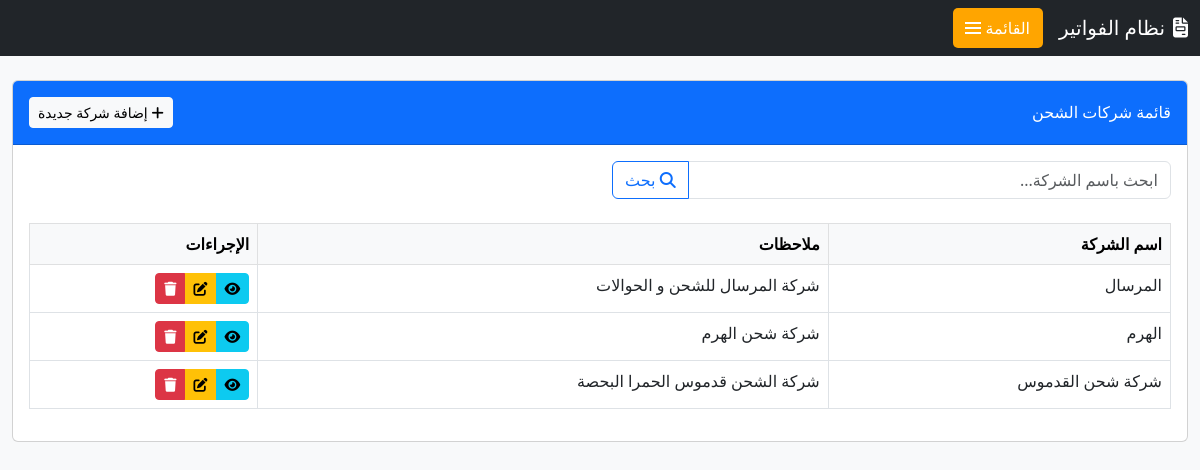
/invoice/shipping/ (signed in), run on the app's committed database.
### invoice/models.py (models this page shows, shortened)
class Shipping_com_m(models.Model):
    shipping_company_name = models.CharField(max_length=255, blank=True , verbose_name=_(" شركة الشحن "))
    notes = models.TextField(blank=True , verbose_name=_(" العملة "))
    uniqueId = models.UUIDField(default=uuid4, editable=False, unique=True, verbose_name=_("الرقم المسلسل"))
    slug = models.SlugField(max_length=225, unique=True, blank=True, null=True)
    date_created = models.DateTimeField(auto_now_add=True)
    last_updated = models.DateTimeField(auto_now=True)
    class Meta:
        verbose_name = _('شركة الشحن')
        verbose_name_plural = _('شركات الشحن')

### invoice/views.py (the view, shortened to what this page needs)
# urls.py: path('shipping/', ShippingListView.as_view(), name='shipping_list'),
class ShippingListView(LoginRequiredMixin, PermissionRequiredMixin, ListView):
    model = Shipping_com_m
    template_name = 'shipping/shipping_list.html'
    context_object_name = 'shipping_companies'
    permission_required = 'shipping.view_shippingcompany'
    paginate_by = 10
    def get_queryset(self):
        queryset = super().get_queryset()
        search_query = self.request.GET.get('search', '')
        if search_query:
            queryset = queryset.filter(
                shipping_company_name__icontains=search_query
            )
        return queryset.order_by('shipping_company_name')

### templates/shipping/shipping_list.html (shortened to what this page needs)
{% extends 'base.html' %}
{% block content %}
<div class="card mb-4">
    <div class="card-header py-3 d-flex justify-content-between align-items-center bg-primary text-white">
        <h6 class="m-0 font-weight-bold">قائمة شركات الشحن</h6>
        {% if perms.shipping.add_shippingcompany %}
        <a href="{% url 'shipping_create' %}" class="btn btn-light btn-sm">
            <i class="fas fa-plus"></i> إضافة شركة جديدة
        </a>
        {% endif %}
    </div>
    <div class="card-body">
        <div class="row mb-4">
            <div class="col-md-6">
                <div class="input-group">
                    <input type="text" id="search-input" class="form-control"
                           placeholder="ابحث باسم الشركة..." value="{{ request.GET.search }}">
                    <button class="btn btn-outline-primary" type="button" id="search-button">
                        <i class="fas fa-search"></i> بحث
                    </button>
                </div>
            </div>
        </div>
        <div class="table-responsive">
            <table class="table table-bordered table-hover" id="shippingTable">
                <thead class="table-light">
                    <tr>
                        <th width="30%">اسم الشركة</th>
                        <th width="50%">ملاحظات</th>
                        <th width="20%">الإجراءات</th>
                    </tr>
                </thead>
                <tbody>
                    {% for company in shipping_companies %}
                    <tr>
                        <td>{{ company.shipping_company_name }}</td>
                        <td>{{ company.notes|default:"-"|truncatechars:60 }}</td>
                        <td>
                            <div class="btn-group" role="group">
                                <a href="{% url 'shipping_detail' company.pk %}" class="btn btn-info btn-sm" title="عرض">
                                    <i class="fas fa-eye"></i>
                                </a>
                                {% if perms.shipping.change_shippingcompany %}
                                <a href="{% url 'shipping_update' company.pk %}" class="btn btn-warning btn-sm" title="تعديل">
                                    <i class="fas fa-edit"></i>
                                </a>
                                {% endif %}
                                {% if perms.shipping.delete_shippingcompany %}
                                <a href="{% url 'shipping_delete' company.pk %}" class="btn btn-danger btn-sm" title="حذف">
                                    <i class="fas fa-trash"></i>
                                </a>
                                {% endif %}
                            </div>
                        </td>
                    </tr>
                    {% empty %}
                    <tr>
                        <td colspan="3" class="text-center text-muted py-4">لا توجد شركات شحن مسجلة</td>
                    </tr>
                    {% endfor %}
                </tbody>
            </table>
        </div>
    </div>
</div>
{% endblock %}

### templates/base.html (style rules this page uses)
:root { --orange-color: #FFA500; --orange-hover: #e69500; --sidebar-width: 280px; }
body { padding-top: 60px; background-color: #f8f9fa; }

### data on the page
Shipping_com_m: shipping_company_name "المرسال", notes "شركة المرسال للشحن و الحوالات"
Shipping_com_m: shipping_company_name "الهرم", notes "شركة شحن الهرم"
Shipping_com_m: shipping_company_name "شركة شحن القدموس", notes "شركة الشحن قدموس الحمرا البحصة"
